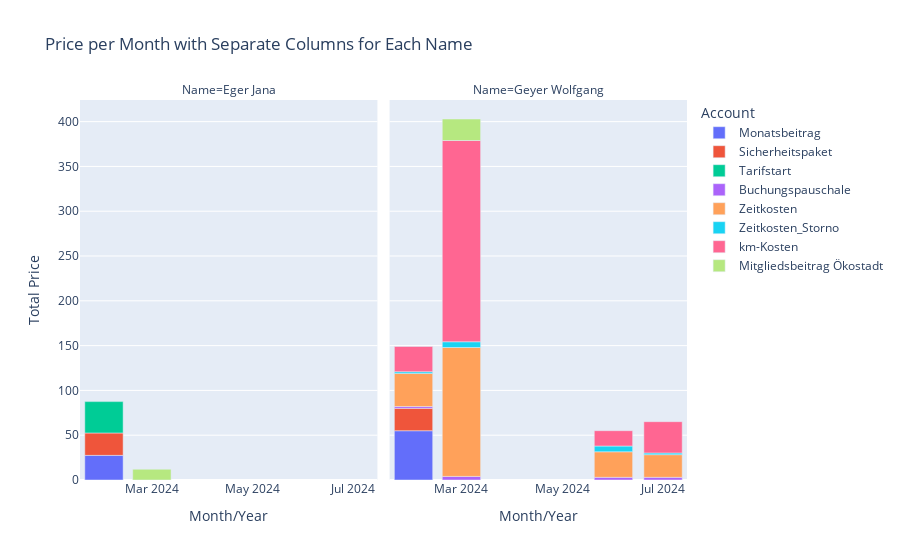

The notebook cell saved with this chart:
### Code cell
import pandas as pd
import plotly.express as px

# Sample DataFrame (replace this with your actual DataFrame)
# df_fahrten = pd.DataFrame({...})

# Ensure the 'Von' column is in datetime format
df['Von'] = pd.to_datetime(df['Von'], errors='coerce')

# Extract the month and year from the 'Von' column and convert to string format
df['Month_Year'] = df['Von'].dt.to_period('M').astype(str)

# Aggregate prices by 'Month_Year', 'Name', and 'Konto'
monthly_prices = df.groupby(['Month_Year', 'Name', 'Konto'])['Preis'].sum().reset_index()

# Create a stacked column chart with 'Name' as separate columns and 'Konto' as color
fig = px.bar(monthly_prices, x='Month_Year', y='Preis', color='Konto',
             title='Price per Month for each Name',
             labels={'Month_Year': 'Month/Year', 'Preis': 'Total Price', 'Konto': 'Account'},
             facet_col='Name',  # Create separate columns for each 'Name'
             color_discrete_sequence=px.colors.qualitative.Plotly)

# Show the figure
fig.show()

### Figure 1 — Plotly figure (JSON) as saved in the notebook; plotly's stock layout.template omitted (floating-point values rounded to 4 significant figures)
{"data": [{"alignmentgroup": "True", "hovertemplate": "Account=Monatsbeitrag<br>Name=Eger Jana<br>Month/Year=%{x}<br>Total Price=%{y}<extra></extra>", "legendgroup": "Monatsbeitrag", "marker": {"color": "#636EFA", "pattern": {"shape": ""}}, "name": "Monatsbeitrag", "offsetgroup": "Monatsbeitrag", "orientation": "v", "showlegend": true, "textposition": "auto", "type": "bar", "x": ["2024-02"], "xaxis": "x", "y": [27.5], "yaxis": "y"}, {"alignmentgroup": "True", "hovertemplate": "Account=Monatsbeitrag<br>Name=Geyer Wolfgang<br>Month/Year=%{x}<br>Total Price=%{y}<extra></extra>", "legendgroup": "Monatsbeitrag", "marker": {"color": "#636EFA", "pattern": {"shape": ""}}, "name": "Monatsbeitrag", "offsetgroup": "Monatsbeitrag", "orientation": "v", "showlegend": false, "textposition": "auto", "type": "bar", "x": ["2024-02"], "xaxis": "x2", "y": [55], "yaxis": "y2"}, {"alignmentgroup": "True", "hovertemplate": "Account=Sicherheitspaket<br>Name=Eger Jana<br>Month/Year=%{x}<br>Total Price=%{y}<extra></extra>", "legendgroup": "Sicherheitspaket", "marker": {"color": "#EF553B", "pattern": {"shape": ""}}, "name": "Sicherheitspaket", "offsetgroup": "Sicherheitspaket", "orientation": "v", "showlegend": true, "textposition": "auto", "type": "bar", "x": ["2024-02"], "xaxis": "x", "y": [25], "yaxis": "y"}, {"alignmentgroup": "True", "hovertemplate": "Account=Sicherheitspaket<br>Name=Geyer Wolfgang<br>Month/Year=%{x}<br>Total Price=%{y}<extra></extra>", "legendgroup": "Sicherheitspaket", "marker": {"color": "#EF553B", "pattern": {"shape": ""}}, "name": "Sicherheitspaket", "offsetgroup": "Sicherheitspaket", "orientation": "v", "showlegend": false, "textposition": "auto", "type": "bar", "x": ["2024-02"], "xaxis": "x2", "y": [25], "yaxis": "y2"}, {"alignmentgroup": "True", "hovertemplate": "Account=Tarifstart<br>Name=Eger Jana<br>Month/Year=%{x}<br>Total Price=%{y}<extra></extra>", "legendgroup": "Tarifstart", "marker": {"color": "#00CC96", "pattern": {"shape": ""}}, "name": "Tarifstart", "offsetgroup": "Tarifstart", "orientation": "v", "showlegend": true, "textposition": "auto", "type": "bar", "x": ["2024-02"], "xaxis": "x", "y": [35], "yaxis": "y"}, {"alignmentgroup": "True", "hovertemplate": "Account=Buchungspauschale<br>Name=Geyer Wolfgang<br>Month/Year=%{x}<br>Total Price=%{y}<extra></extra>", "legendgroup": "Buchungspauschale", "marker": {"color": "#AB63FA", "pattern": {"shape": ""}}, "name": "Buchungspauschale", "offsetgroup": "Buchungspauschale", "orientation": "v", "showlegend": true, "textposition": "auto", "type": "bar", "x": ["2024-02", "2024-03", "2024-06", "2024-07"], "xaxis": "x2", "y": [2, 4, 3, 3], "yaxis": "y2"}, {"alignmentgroup": "True", "hovertemplate": "Account=Zeitkosten<br>Name=Geyer Wolfgang<br>Month/Year=%{x}<br>Total Price=%{y}<extra></extra>", "legendgroup": "Zeitkosten", "marker": {"color": "#FFA15A", "pattern": {"shape": ""}}, "name": "Zeitkosten", "offsetgroup": "Zeitkosten", "orientation": "v", "showlegend": true, "textposition": "auto", "type": "bar", "x": ["2024-02", "2024-03", "2024-06", "2024-07"], "xaxis": "x2", "y": [36.98, 143.9, 28.51, 25.28], "yaxis": "y2"}, {"alignmentgroup": "True", "hovertemplate": "Account=Zeitkosten_Storno<br>Name=Geyer Wolfgang<br>Month/Year=%{x}<br>Total Price=%{y}<extra></extra>", "legendgroup": "Zeitkosten_Storno", "marker": {"color": "#19D3F3", "pattern": {"shape": ""}}, "name": "Zeitkosten_Storno", "offsetgroup": "Zeitkosten_Storno", "orientation": "v", "showlegend": true, "textposition": "auto", "type": "bar", "x": ["2024-02", "2024-03", "2024-06", "2024-07"], "xaxis": "x2", "y": [1.87, 6.41, 6.41, 1.89], "yaxis": "y2"}, {"alignmentgroup": "True", "hovertemplate": "Account=km-Kosten<br>Name=Geyer Wolfgang<br>Month/Year=%{x}<br>Total Price=%{y}<extra></extra>", "legendgroup": "km-Kosten", "marker": {"color": "#FF6692", "pattern": {"shape": ""}}, "name": "km-Kosten", "offsetgroup": "km-Kosten", "orientation": "v", "showlegend": true, "textposition": "auto", "type": "bar", "x": ["2024-02", "2024-03", "2024-06", "2024-07"], "xaxis": "x2", "y": [28.17, 224.6, 17.11, 34.93], "yaxis": "y2"}, {"alignmentgroup": "True", "hovertemplate": "Account=Mitgliedsbeitrag Ökostadt<br>Name=Eger Jana<br>Month/Year=%{x}<br>Total Price=%{y}<extra></extra>", "legendgroup": "Mitgliedsbeitrag Ökostadt", "marker": {"color": "#B6E880", "pattern": {"shape": ""}}, "name": "Mitgliedsbeitrag Ökostadt", "offsetgroup": "Mitgliedsbeitrag Ökostadt", "orientation": "v", "showlegend": true, "textposition": "auto", "type": "bar", "x": ["2024-03"], "xaxis": "x", "y": [12], "yaxis": "y"}, {"alignmentgroup": "True", "hovertemplate": "Account=Mitgliedsbeitrag Ökostadt<br>Name=Geyer Wolfgang<br>Month/Year=%{x}<br>Total Price=%{y}<extra></extra>", "legendgroup": "Mitgliedsbeitrag Ökostadt", "marker": {"color": "#B6E880", "pattern": {"shape": ""}}, "name": "Mitgliedsbeitrag Ökostadt", "offsetgroup": "Mitgliedsbeitrag Ökostadt", "orientation": "v", "showlegend": false, "textposition": "auto", "type": "bar", "x": ["2024-03"], "xaxis": "x2", "y": [24], "yaxis": "y2"}], "layout": {"annotations": [{"font": {}, "showarrow": false, "text": "Name=Eger Jana", "x": 0.245, "xanchor": "center", "xref": "paper", "y": 1, "yanchor": "bottom", "yref": "paper"}, {"font": {}, "showarrow": false, "text": "Name=Geyer Wolfgang", "x": 0.755, "xanchor": "center", "xref": "paper", "y": 1, "yanchor": "bottom", "yref": "paper"}], "barmode": "relative", "legend": {"title": {"text": "Account"}, "tracegroupgap": 0}, "title": {"text": "Price per Month with Separate Columns for Each Name"}, "xaxis": {"anchor": "y", "domain": [0, 0.49], "title": {"text": "Month/Year"}}, "xaxis2": {"anchor": "y2", "domain": [0.51, 1], "matches": "x", "title": {"text": "Month/Year"}}, "yaxis": {"anchor": "x", "domain": [0, 1], "title": {"text": "Total Price"}}, "yaxis2": {"anchor": "x2", "domain": [0, 1], "matches": "y", "showticklabels": false}}}
